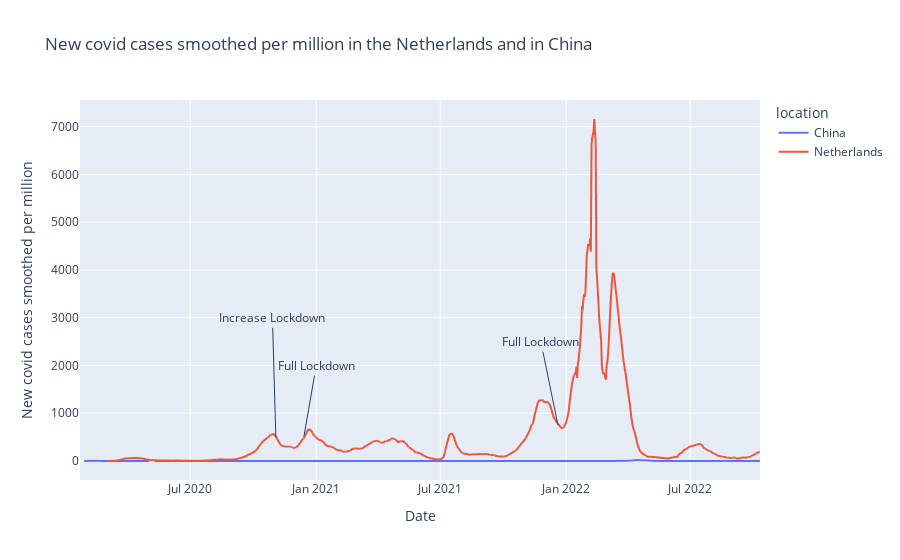

Source (notebook cell):
### Markdown cell above
1. Let's first analyse and compare the covid data.

### Code cell
#Interactive plot (color makes possible to select on right of graph)
fig = px.line(Covid_China, x='date', y= 'new_cases_smoothed_per_million' ,color='location',
title= 'New covid cases smoothed per million in the Netherlands and in China',
 labels={
                   #Change label names
                   'new_cases_smoothed_per_million': 'New covid cases smoothed per million',
                   'date': 'Date'
               }, ) 

# Add annotations of important moments
fig.add_annotation(x='2020-11-03', y=490, ax='2020-10-29', ay=3000, text='Increase Lockdown',
                    xref='x', yref='y', axref='x', ayref='y')

fig.add_annotation(x='2020-12-14', y=513, ax='2021-01-01', ay=2000, text='Full Lockdown',
                    xref='x', yref='y', axref='x', ayref='y')

fig.add_annotation(x='2021-12-20', y=746, ax='2021-11-25', ay=2500, text='Full Lockdown',
                    xref='x', yref='y', axref='x', ayref='y')

#Show the graph
fig.show()

### Figure 1 — Plotly figure (JSON) as saved in the notebook; plotly's stock layout.template omitted (floating-point values rounded to 4 significant figures; data arrays with more than 128 entries replaced by an {"elided": "..."} marker saying what was removed)
{"data": [{"hovertemplate": "location=China<br>Date=%{x}<br>New covid cases smoothed per million=%{y}<extra></extra>", "legendgroup": "China", "line": {"color": "#636efa", "dash": "solid"}, "marker": {"symbol": "circle"}, "mode": "lines", "name": "China", "showlegend": true, "type": "scattergl", "x": {"elided": "994 str values"}, "xaxis": "x", "y": {"elided": "994 float values"}, "yaxis": "y"}, {"hovertemplate": "location=Netherlands<br>Date=%{x}<br>New covid cases smoothed per million=%{y}<extra></extra>", "legendgroup": "Netherlands", "line": {"color": "#EF553B", "dash": "solid"}, "marker": {"symbol": "circle"}, "mode": "lines", "name": "Netherlands", "showlegend": true, "type": "scattergl", "x": {"elided": "958 str values"}, "xaxis": "x", "y": {"elided": "958 float values"}, "yaxis": "y"}], "layout": {"annotations": [{"ax": "2020-10-29", "axref": "x", "ay": 3000, "ayref": "y", "text": "Increase Lockdown", "x": "2020-11-03", "xref": "x", "y": 490, "yref": "y"}, {"ax": "2021-01-01", "axref": "x", "ay": 2000, "ayref": "y", "text": "Full Lockdown", "x": "2020-12-14", "xref": "x", "y": 513, "yref": "y"}, {"ax": "2021-11-25", "axref": "x", "ay": 2500, "ayref": "y", "text": "Full Lockdown", "x": "2021-12-20", "xref": "x", "y": 746, "yref": "y"}], "legend": {"title": {"text": "location"}, "tracegroupgap": 0}, "title": {"text": "New covid cases smoothed per million in the Netherlands and in China"}, "xaxis": {"anchor": "y", "domain": [0, 1], "title": {"text": "Date"}}, "yaxis": {"anchor": "x", "domain": [0, 1], "title": {"text": "New covid cases smoothed per million"}}}}
